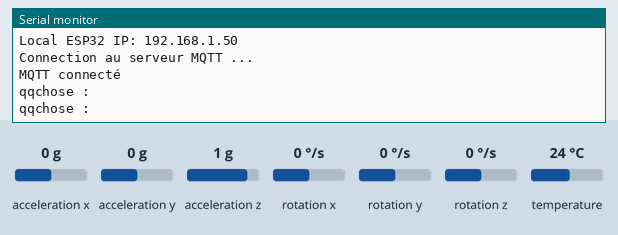
Recording of a sketch running on a simulated ESP32. On the bench: the last lines printed to the serial monitor. Inputs (shaded band) come from the test bench; at power-on: acceleration x 0 g, acceleration y 0 g, acceleration z 1 g, rotation x 0 °/s, rotation y 0 °/s, rotation z 0 °/s, temperature 24 °C. WiFi joins after 1.5 s; servers stay silent unless stated; no MQTT or app messages arrive unless stated.

Above: at 2.7 s.
2.8 s: acceleration x set to -1.4 g
At 4.4 s:
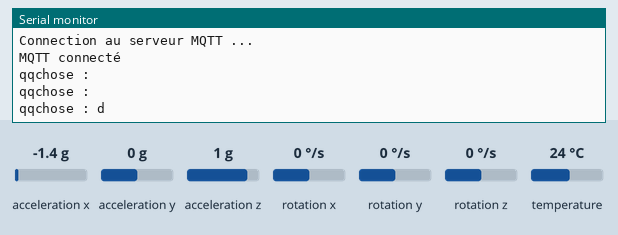
6.0 s: acceleration y set to -1.4 g
At 7.4 s:
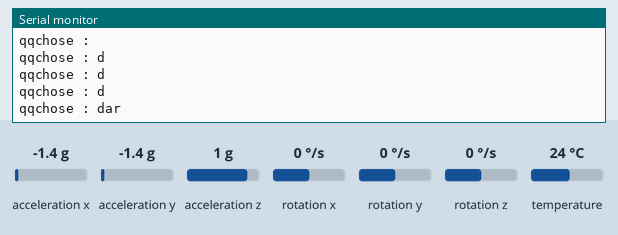
9.0 s: acceleration z set to -1.4 g
At 10.3 s:
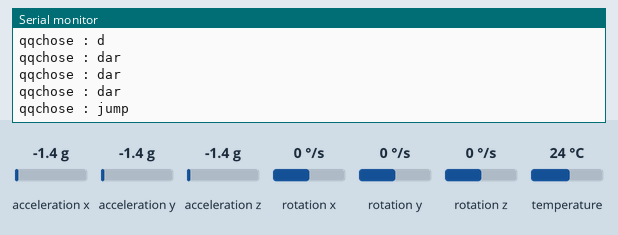

The sketch:

Gyro_Mqtt.ino.ino
```cpp
#include <WiFi.h>
#include <PubSubClient.h>
#include <Wire.h>//https://www.arduino.cc/en/reference/wire
#include <Adafruit_MPU6050.h>//https://github.com/adafruit/Adafruit_MPU6050
#include <Adafruit_Sensor.h>//https://github.com/adafruit/Adafruit_Sensor


//WIFI
const char* ssid = "CONECTMI";
const char* password = "12344562";
//MQTT
#define MQTT_BROKER       "54.38.241.241"
#define MQTT_BROKER_PORT  1883

;
WiFiClient espClient;
PubSubClient client(espClient);

//Acceleromètre
const int xThreshold = 3;
const int yThreshold = 3;
const int zThreshold = 10;
//Objects
Adafruit_MPU6050 mpu;

void setup() {

  Serial.begin(115200);
  Serial.println(F("Initialize System"));
  setup_wifi();
  setup_mqtt();
  setup_mpu();
}

void loop() {
  reconnect();
  String data = readMPU();
  client.loop();
  mqtt_publish("MIN1",data);
  Serial.print("qqchose : ");
  Serial.println(data); delay(1000);
}


void setup_mpu(){
  if (!mpu.begin()) { // Change address if needed
 			Serial.println("Failed to find MPU6050 chip");
 			while (1) {
 					delay(10);
 			}
 	}
 	mpu.setAccelerometerRange(MPU6050_RANGE_16_G);
 	mpu.setGyroRange(MPU6050_RANGE_250_DEG);
 	mpu.setFilterBandwidth(MPU6050_BAND_21_HZ);
}

void setup_wifi(){
 WiFi.begin(ssid, password);
  Serial.println("\nConnecting");

  while(WiFi.status() != WL_CONNECTED){
      Serial.print(".");
      delay(100);
  }

  Serial.println("\nConnected to the WiFi network");
  Serial.print("Local ESP32 IP: ");
  Serial.println(WiFi.localIP());


}

void setup_mqtt(){
  client.setServer(MQTT_BROKER, MQTT_BROKER_PORT);
  reconnect();


  client.publish("MIN1", "Hello from ESP32");
}

void reconnect(){
  while (!client.connected()) {
    Serial.println("Connection au serveur MQTT ...");
    if (client.connect("ESPClient")) {
      Serial.println("MQTT connecté");
    }
    else {
      Serial.print("echec, code erreur= ");
      Serial.println(client.state());
      Serial.println("nouvel essai dans 2s");
    delay(2000);
    }
  }
}

//Fonction pour publier un float sur un topic
void mqtt_publish(String topic, String t){
  char top[topic.length()+1];
  topic.toCharArray(top,topic.length()+1);
  char t_char[50];
  String t_str = String(t);
  t_str.toCharArray(t_char, t_str.length() + 1);
  client.publish(top,t_char);
}


//Lire accéléromètre
String readMPU() { /* function readMPU */
 	////Read acceleromter data
 	sensors_event_t a, g, temp;
 	mpu.getEvent(&a, &g, &temp);

  String data="";
  int x = a.acceleration.x;
  int y = a.acceleration.y;
  int z = a.acceleration.z;

  // vérifier si les valeurs d'accélération dépassent les seuils

  if (abs(x) > xThreshold) {
    ( x > 0) ? data.concat("g"): data.concat("d") ;

  }
  if (abs(y) > yThreshold) {
    ( y > 0) ? data.concat("av"): data.concat("ar") ;
  }
  if (abs(z) > zThreshold) {
    data="jump";
  }

  return data;

}
```

Measured:
- after the input at 2.8 s, the serial monitor: prints a new line after 0.77 s (image 1)
- after the input at 6.0 s, the serial monitor: prints a new line after 0.57 s (image 2)
- after the input at 9.0 s, the serial monitor: prints a new line after 0.58 s (image 3)
